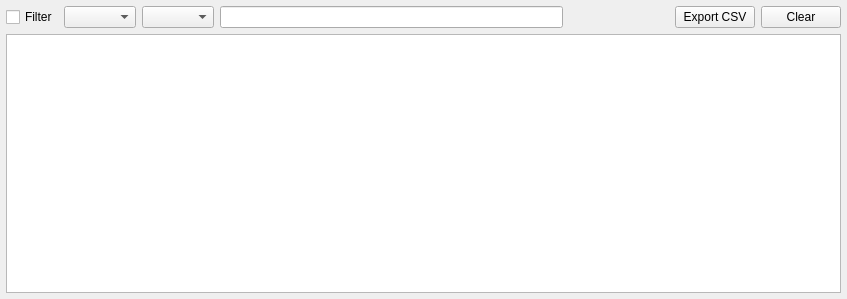
<?xml version="1.0" encoding="UTF-8"?>
<ui version="4.0">
 <class>QUaLogWidget</class>
 <widget class="QWidget" name="QUaLogWidget">
  <property name="geometry">
   <rect>
    <x>0</x>
    <y>0</y>
    <width>847</width>
    <height>299</height>
   </rect>
  </property>
  <property name="windowTitle">
   <string>Form</string>
  </property>
  <layout class="QGridLayout" name="gridLayout">
   <property name="leftMargin">
    <number>6</number>
   </property>
   <property name="topMargin">
    <number>6</number>
   </property>
   <property name="rightMargin">
    <number>6</number>
   </property>
   <property name="bottomMargin">
    <number>6</number>
   </property>
   <item row="0" column="2">
    <widget class="QPushButton" name="pushButtonExportCsv">
     <property name="text">
      <string>Export CSV</string>
     </property>
    </widget>
   </item>
   <item row="0" column="1">
    <spacer name="horizontalSpacer">
     <property name="orientation">
      <enum>Qt::Horizontal</enum>
     </property>
     <property name="sizeType">
      <enum>QSizePolicy::Minimum</enum>
     </property>
     <property name="sizeHint" stdset="0">
      <size>
       <width>100</width>
       <height>20</height>
      </size>
     </property>
    </spacer>
   </item>
   <item row="1" column="0" colspan="4">
    <widget class="QUaLogTableView" name="treeViewLog"/>
   </item>
   <item row="0" column="3">
    <widget class="QPushButton" name="pushButtonClear">
     <property name="text">
      <string>Clear</string>
     </property>
    </widget>
   </item>
   <item row="0" column="0">
    <widget class="QFrame" name="frameFilter">
     <property name="sizePolicy">
      <sizepolicy hsizetype="Expanding" vsizetype="Preferred">
       <horstretch>0</horstretch>
       <verstretch>0</verstretch>
      </sizepolicy>
     </property>
     <property name="frameShape">
      <enum>QFrame::NoFrame</enum>
     </property>
     <property name="frameShadow">
      <enum>QFrame::Plain</enum>
     </property>
     <property name="lineWidth">
      <number>0</number>
     </property>
     <layout class="QHBoxLayout" name="horizontalLayout_2">
      <property name="leftMargin">
       <number>0</number>
      </property>
      <property name="topMargin">
       <number>0</number>
      </property>
      <property name="rightMargin">
       <number>0</number>
      </property>
      <property name="bottomMargin">
       <number>0</number>
      </property>
      <item>
       <widget class="QCheckBox" name="checkBoxFilter">
        <property name="text">
         <string>Filter</string>
        </property>
       </widget>
      </item>
      <item>
       <widget class="QFrame" name="frameFilterOptions">
        <property name="frameShape">
         <enum>QFrame::NoFrame</enum>
        </property>
        <property name="frameShadow">
         <enum>QFrame::Plain</enum>
        </property>
        <property name="lineWidth">
         <number>0</number>
        </property>
        <layout class="QHBoxLayout" name="horizontalLayout">
         <property name="leftMargin">
          <number>0</number>
         </property>
         <property name="topMargin">
          <number>0</number>
         </property>
         <property name="rightMargin">
          <number>0</number>
         </property>
         <property name="bottomMargin">
          <number>0</number>
         </property>
         <item>
          <widget class="QComboBox" name="comboBoxFilterLevel"/>
         </item>
         <item>
          <widget class="QComboBox" name="comboBoxFilterCateg"/>
         </item>
         <item>
          <widget class="QLineEdit" name="lineEditFilterText"/>
         </item>
        </layout>
       </widget>
      </item>
     </layout>
    </widget>
   </item>
  </layout>
 </widget>
 <customwidgets>
  <customwidget>
   <class>QUaLogTableView</class>
   <extends>QTreeView</extends>
   <header location="global">qualogwidget.h</header>
  </customwidget>
 </customwidgets>
 <resources/>
 <connections/>
</ui>
